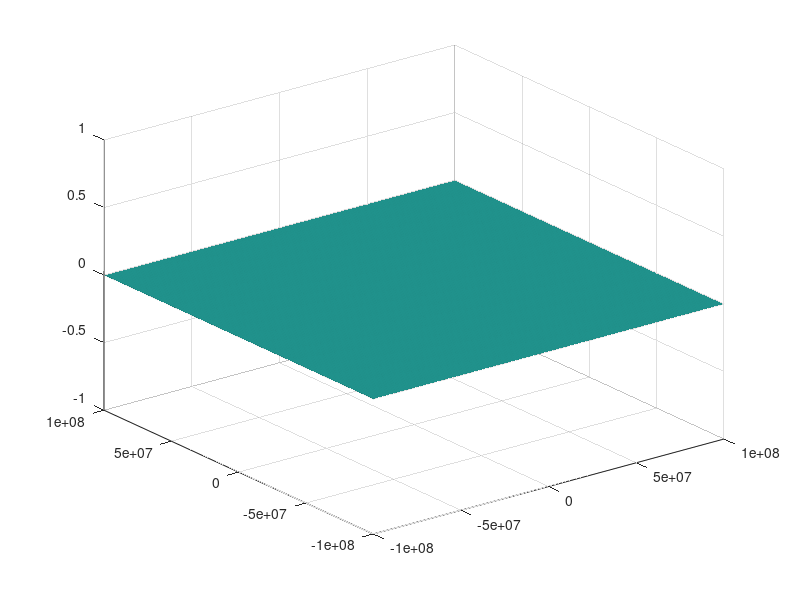

This figure's MATLAB source: (Note: this script raises an error after producing the figure.)
%% time stamping code
% g3 integration
% Clark Nov to Jan 2020

clear all;
tic

%hist settings
%change these as required- bin size, offset, searching time
t_max=1e8; %time in ps=1ms for searching function
bin_size=5e4; %in ps
%t_offset=2.5e6 - bin_size; bunched
t_offset=1.5e6 - bin_size; %antibunched
bins=round(t_max/bin_size);
%full range
histrange=linspace(-t_max,t_max,bins);
N1=zeros(1,length(histrange)-1);
N2=zeros(1,length(histrange)-1);
N3=zeros(length(histrange)-1,length(histrange)-1);
%set up plots
%full range plot
% will have to use surf or contour?
%pick a reference channel - eg C1 - and plot dx=dt(C1-C2), dy=dt(C1-C3)
h=surf(histrange(1:length(N3)),histrange(1:length(N3)),N3);


%% read in files
%get file parameters such as count rate, number of events
%enter file name here
fileName1='g4_850nm_1.2V_0.68_10min_C1.bin';
fileName2='g4_850nm_1.2V_0.68_10min_C2.bin';
fileName3='g4_850nm_1.2V_0.68_10min_C3.bin';
%channel 1
fid1 = fopen(fileName1,'r+');
fseek(fid1,-8,'eof');%go to end of file
last1=fread(fid1,8,'uint64');
events1= ftell(fid1)/8; %total events
rate1=events1/last1; %channel rate
t1=(1/rate1); %average spacing of events in channel
tlast1=last1-t1; %the final event in channel
%channel 2
fid2=fopen(fileName2,'r+');
fseek(fid2,-8,'eof');
last2=fread(fid2,8,'uint64');
events2=ftell(fid2)/8; %total events
rate2=events2/last2; %channel rate
t2=(1/rate2); %average spacing of events in channel
tlast2=last2-t2; %the final event in channel
tdif=tlast2-tlast1; %the difference in time between final events in each channel
%channel 3
fid3 = fopen(fileName3,'r+');
fseek(fid3,-8,'eof');%go to end of file
last3=fread(fid3,8,'uint64');
events3= ftell(fid3)/8; %total events
rate3=events3/last3; %channel rate
t3=(1/rate3); %average spacing of events in channel
tlast3=last3-t3; %the final event in channel

%initialise arrays
%specify chunk length to read in to workspace from file
%5e4 recommended
chunk_factor=5e4; 
chunk1=(events1/chunk_factor);
chunk2=(events2/chunk_factor);
chunk3=(events3/chunk_factor);
precision = 'uint64';
chunk_plot=chunk_factor*1e3;
N_exp=zeros(chunk_factor,1);
co_exp=zeros(chunk_factor,1);
t_int=zeros(chunk_factor,1);

%return to beginning of file for reading chunks
fseek(fid1,0,'bof');
fseek(fid2,0,'bof');
fseek(fid3,0,'bof');

for i1=1:chunk_factor
    %read in chunks of each file
    d_array1=fread(fid1,chunk1,'uint64');
    d_array2=fread(fid2,chunk2,'uint64');% - t_offset;
    d_array3=fread(fid3,chunk3,'uint64');
    %% find correlations
    %cut down channel 1 by removing first and last t_max events
    st=min(d_array1) + t_max;
    fin=max(d_array1) - t_max;
    indices=find(d_array1>st & d_array1<fin);
    ind=length(indices);
    %initialise arrays
    dt12_array=NaN(ind,2000); %preallocate dt for speed
    dt13_array=NaN(ind,2000);
    
    for i2=1:ind
        here=indices(i2); %find index value of this iteration
        now=d_array1(here); %find time value of this index
        hi=now + (2*t_max); %set upper bound
        lo=now - (2*t_max); %set lower bound
        %search in next channel using find
        match2 = find(d_array2<hi & d_array2>lo);
        if isempty(match2) == false
            dt12=d_array2(match2) - now;
            dt12_array(i2,1:length(dt12))=dt12;
        end
        match3 = find(d_array3<hi & d_array3>lo);
        if isempty(match3)==false
            dt13=d_array3(match3) - now;
            dt13_array(i2,1:length(dt13))=dt13;
        end
    end
    
    %count data
    [n1, histrange]= histcounts(dt12_array,histrange);%create histogram of pairs file- this command is a bottleneck on program speed, non linear with 'edges' size
    N1= N1+n1;
    [n2,histrange]=histcounts(dt13_array,histrange);
    N2=N2+n2;
    [n3,histrange,histrange]=histcounts2(dt12_array,dt13_array,histrange,histrange);
    for i3=1:length(histrange)-1 %column iterator
        for i4=1:length(histrange)-1 %row iterator
            N3(i4,i3)=N3(i4,i3)+n3(i4,i3);
        end
    end
   
    %% update plot
    i3=mod(i1,round(chunk_plot/chunk_factor));
    if i3==0%only update plot every time chunk_plot_size has been processed- faster
        h.ZDataSource = 'n3';
        refreshdata;
        shg;
    end
    
    T2=isempty(d_array2);
    T3=isempty(d_array3);
    
    if T2 == 1 | T3 == 1
        break
    
    elseif T2 == 0 || T3 == 0
        grad2 = ftell(fid2)/max(d_array2);%gradient of fid2_file_pos at end of this chunk/channel2(time)
        new_posn_2 = 8*round(max(d_array1)*grad2/8);%each timestamp has 8 bytes so find time to nearest 8 units
        fseek(fid2,new_posn_2,'bof');%move file current position to new_posn_B
        grad3=ftell(fid3)/max(d_array3);
        new_posn_3=8*round(max(d_array2)*grad2/8);
        fseek(fid3,new_posn_3,'bof');
    end
    
   
end

fullfileName=fullfile(fileDir,'N12.dat');
dlmwrite(fullfileName,N1,'-append');
fullfileName=fullfile(fileDir,'N13.dat');
dlmwrite(fullfileName,N2,'-append');
    
fclose('all');
toc


%dtsize(i2)=length(dt1); %size of dt array
    %mini(i2)=min(abs(dt1)); %minimum dt
    %this needs to work such that t12 t13 are same size
    %rather than reinvent hist2, reinvent this calculation step
    
    %remove nans
    %dt_plt12=dt12_array(dt12_array~=0);
    %dt_plt13=dt13_array(dt13_array~=0);
    
    


    %write data to files
%     fileDir= 'C:\Users\rache\Documents\Uni\postgrad\MATLAB';
%     fullfileName=fullfile(fileDir,'dt12.dat');
%     dlmwrite(fullfileName,dt_plt12,'-append');
%     fullfileName=fullfile(fileDir,'dt13.dat');
%     dlmwrite(fullfileName,dt_plt13,'-append');


%     for i3=1:length(histrange)-1 %column iterator
%         for i4=1:length(histrange)-1 %row iterator
%             pos1=N1(i4); %N1 = C1-C2, N2 = C1-C3
%             pos2=N2(i3); %row needs to be C1-C2, column C1-C3
%             if pos1~=0 && pos2~=0
%                 N3(i4,i3)=N1(i4)+N2(i3);
%             end
%         end
%     end
